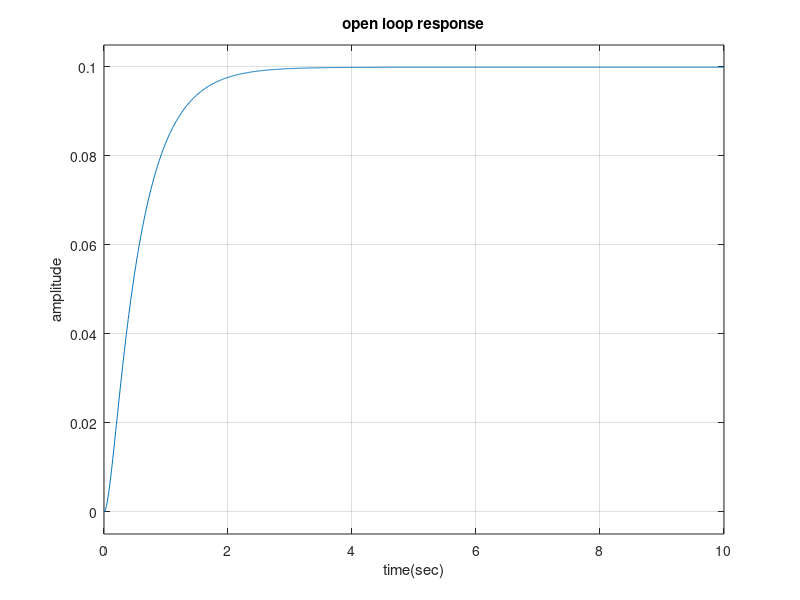

This figure's MATLAB source: (Note: this script raises an error after producing the figure.)
clear all
close all

%% Open loop transfer function

J=0.01; % moment of inertia of the rotor 
b=0.1;  % damping ratio of the mechanical system
k=0.01; % electromotive force constant
R=1;  % Electric resistance
L=0.5; % Electric inducatance

num=k; % numerator
den=[ (J*L) ((J*R)+(L*b)) ((b*R) + k^2)]; % denominator 

sys_OL = tf([num], [den]); % open loop transfer function

%% PID controller and Closed loop transfer function 

kp= 100; % proportional gain
ki= 200; % integral time constant
kd= 10; % derivative time constant

sys_PID = tf([kd kp ki], [1 0]); % transfer function of the PID controller
sys_CL = feedback(series(sys_OL, sys_PID), 1); % closed loop transfer  function

% pole(sys_CL)
% isstable(sys_CL)

%% Open Loop Response analysis

step(sys_OL, 0:0.01:10)
title("open loop response")
xlabel("time(sec)")
ylabel("amplitude")
stepinfo(sys_OL)

%% Closed loop reponse analysis

step(sys_CL, 0:0.01:2)
hold on
xlabel('time(sec)'), ylabel('velocity(rad/sec)') 
title ("pid control") 
grid; 

%% System performance analysis

yout = step(sys_CL, 0:0.01:2);

% settling time
yss = mean(yout(end-100:end));

% steady state error
ess = 1 - yss

% step info
stepinfo(sys_CL)

%% Check if system is observable/controllable

[A, B, C, D] = tf2ss(num, den); % from tf to state space
Ob = obsv(A, C); % observability matrix
det_Ob = det(Ob) % determinant of the obs. matrix

Co = ctrb(A,B); % controllability matrix
det_Co = det(Co) % determinant of the control. matrix

%% Simulink output

% steady state
yss = mean(out.outputData(901:end, 2))

% rise time
index_t90 = find(out.outputData(:, 2) > yss*0.9, 1, 'first');
index_t10 = find(out.outputData(:, 2) > yss*0.1, 1, 'first');
tr = out.tout(index_t90)-out.tout(index_t10)

%settling time
index_hi = find(out.outputData(:, 2) >= yss * 1.02, 1, 'last');
index_lo = find(out.outputData(:,2) <= yss * 0.98, 1, 'last');
index_ts = max([index_hi index_lo]);
ts = out.tout(index_ts)

%percentage overshoot
[maxout_sim indtp_sim] = max(out.outputData);
os = 100*(maxout_sim-yss)/yss


